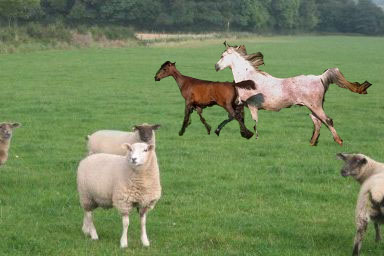
%> input picture tes_image.jpg, 384 x 256 px
$ octave run.m   (GNU Octave 9; MATLAB toolbox functions it lacks are replaced by stand-ins)
%> lines starting %> are read from the running program, lines starting %| are printed output that depends on the picture
% 1. Baca gambar
img = imread('tes_image.jpg');
%> img is the input picture: size 256x384x3 uint8; mean R, G, B 114.5, 133.7, 89.4

% 2.1 Ubah gambar RGB menjadi YCbCr
img_ycbcr = rgb2ycbcr(img);
%> img_ycbcr: size 256x384x3 uint8; mean of channels 1, 2, 3 121.6, 111.4, 122.7
img_y = img_ycbcr(:,:,1);
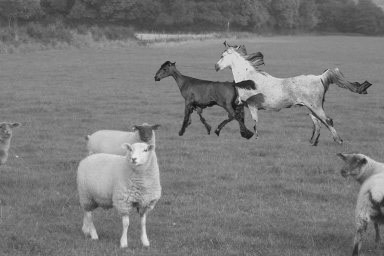
%> img_y: size 256x384 uint8; min 19, max 234, mean 121.6
img_cb = img_ycbcr(:,:,2);
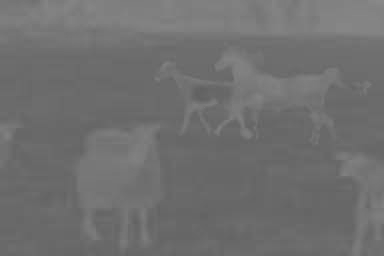
%> img_cb: size 256x384 uint8; min 97, max 137, mean 111.4
img_cr = img_ycbcr(:,:,3);
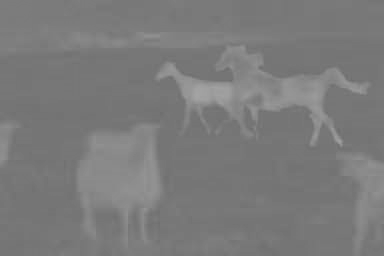
%> img_cr: size 256x384 uint8; min 108, max 164, mean 122.7

figure;

subplot(2,2,1), imshow(img_ycbcr);
title('YCbCr');
subplot(2,2,2), imshow(img_y);
title('Y');
subplot(2,2,3), imshow(img_cb);
title('Cb');
subplot(2,2,4), imshow(img_cr);
title('Cr');

% 2.2 Edge Image
% 2.3 Gray level co-occurence matrix of thresholded edge image
% 2.4 Boosting feature selection
% 2.5 SVM
